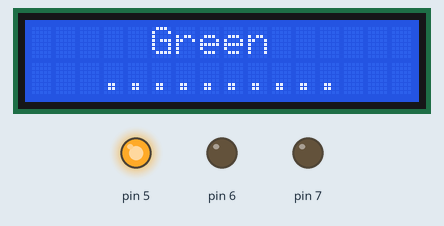
A sketch run on a simulated Arduino Uno, built with avr-gcc and run on an emulated ATmega328P. Parts: 16×2 character LCD, output pins drawn as LEDs (lit = HIGH).

Above: at 0.1 s.
At 4.1 s:
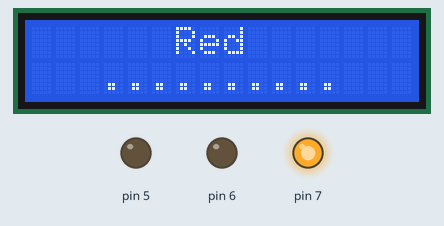
At 6.1 s:
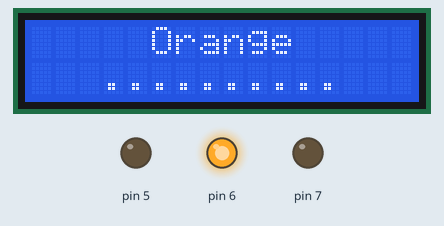
Timing chart, 0 to 129.9 s (numbered marks = the images above):
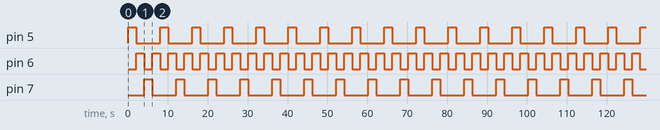

The sketch:

Traffic_Light_function.ino
```cpp
#include<LiquidCrystal.h>
LiquidCrystal lcd(8,9,10,11,12,13);
void setup() {
  lcd.begin(16,2);
  pinMode(7,OUTPUT);
  pinMode(6,OUTPUT);
  pinMode(5,OUTPUT);
}
void red(){
  lcd.clear();
  lcd.setCursor(6,0);
  lcd.print("Red");
  lcd.setCursor(3,1);
  lcd.print("..........");
  digitalWrite(7,HIGH);
  delay(2000);
  digitalWrite(7,LOW);
}
void green(){
  lcd.clear();
  lcd.setCursor(5,0);
  lcd.print("Green");
  lcd.setCursor(3,1);
  lcd.print("..........");
  digitalWrite(5,HIGH);
  delay(2000);
  digitalWrite(5,LOW);
}
void orange(){
  lcd.clear();
  lcd.setCursor(5,0);
  lcd.print("Orange");
  lcd.setCursor(3,1);
  lcd.print("..........");
  digitalWrite(6,HIGH);
  delay(2000);
  digitalWrite(6,LOW);
}
void loop() {
  green();
  orange();
  red();
  orange();

}
```

Measured:
- by itself, pin 5, pin 7: alternates HIGH for 2.0 s and LOW for 6.0 s
- by itself, pin 6: alternates HIGH for 2.0 s and LOW for 2.0 s
- by itself, everything shown: repeats every 8.0 s, in 5 steps
- what the display in image 1 shows lasts 2.0 s, from 4.1 s to 6.1 s
